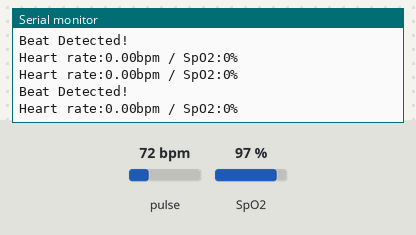
Bench run of a sketch on a simulated ESP32. On the bench: the last lines printed to the serial monitor. The test bench sets the inputs (shaded band); at power-on: pulse 72 bpm, SpO2 97 %. WiFi joins after 1.5 s; servers stay silent unless stated; web services answer with replies made up by the test bench.

Above: at 2.7 s.
2.8 s: pulse set to 42 bpm
At 3.95 s:
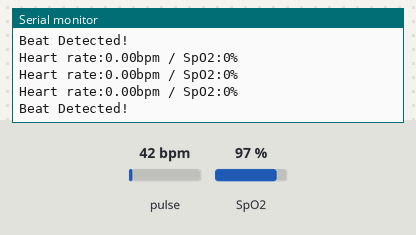
5.8 s: SpO2 set to 80 %
At 5.8 s:
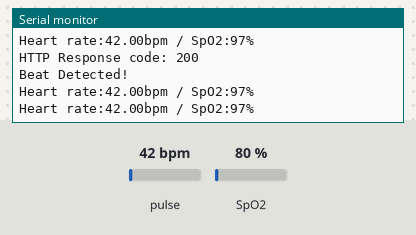
7.3 s: pulse set to 70 bpm
At 8.1 s:
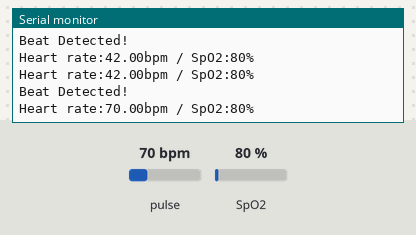
Timing chart, 0 to 10.3 s (numbered marks = the images above; inputs shaded):
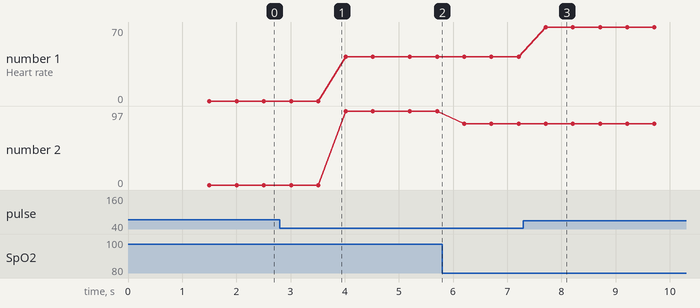

Measured:
- after the input at 7.3 s, the serial monitor: prints a new line after 0.41 s (image 3)
- plotted number 1: 0 → 42 after the input at 2.8 s, 42 → 70 after the input at 7.3 s
- plotted number 2: 97 → 80 after the input at 5.8 s

The sketch:

7.MAX30100_Pulse_Oximeter_ThingSpeak.ino
```cpp
#include <WiFi.h>
#include <HTTPClient.h>
#include <Wire.h>
#include "MAX30100_PulseOximeter.h"

// Set our wifi name and password
const char* ssid = "Shemanto Wifi";// write your ssid
const char* password = "ssssssss";//write your ssid password here

// Your thingspeak channel url with api_key query
String serverName = "https://api.thingspeak.com/update?api_key=ATPQC3MEYSVZTOH8";//add your Thingspeak key here

// Assign some variables to allow us read and send data every minute
unsigned long lastTime = 0;
unsigned long timerDelay = 5000;

 // time period interval in which sensor collects readings
#define REPORTING_PERIOD_MS     500

PulseOximeter pox;
uint32_t tsLastReport = 0;

void onBeatDetected()
{
    Serial.println("Beat Detected!");
}
void setup() {
  Serial.begin(115200);
   Serial.print("Initializing pulse oximeter..");
    // Initialize the PulseOximeter instance
    // Failures are generally due to an improper I2C wiring, missing power supply
    // or wrong target chip
    if (!pox.begin()) {
        Serial.println("FAILED");
        for(;;);
    } else {
        Serial.println("SUCCESS");
    }
     pox.setIRLedCurrent(MAX30100_LED_CURR_14_2MA);

    // Register a callback for the beat detection
    pox.setOnBeatDetectedCallback(onBeatDetected);

  WiFi.begin(ssid, password); // Attempt to connect to wifi with our password
  Serial.println("Connecting"); // Print our status to the serial monitor
  // Wait for wifi to connect
  while(WiFi.status() != WL_CONNECTED) {
    delay(500);
    Serial.print(".");
  }
  Serial.println("");
  Serial.print("Connected to WiFi network with IP Address: ");
  Serial.println(WiFi.localIP());
}


void loop() {

  int spo2 = pox.getSpO2();
  int bpm = pox.getHeartRate();
      pox.update();
    if (millis() - tsLastReport > REPORTING_PERIOD_MS) {
        Serial.print("Heart rate:");
        Serial.print(pox.getHeartRate());
        Serial.print("bpm / SpO2:");
        Serial.print(pox.getSpO2());
        Serial.println("%");

        tsLastReport = millis();
    }

  if ((millis() - lastTime) > timerDelay) { // Check if its been a minute
    if(WiFi.status()== WL_CONNECTED){ // Check to make sure wifi is still connected
      sendData(spo2, bpm); // Call the sendData function defined below
    }
    else {
      Serial.println("WiFi Disconnected");
    }
    lastTime = millis();
  }
}


void sendData(int spo2, int bpm){
  HTTPClient http; // Initialize our HTTP client


  String url = serverName + "&field1=" + spo2+ "&field2="+ bpm; // Define our entire url

  http.begin(url.c_str()); // Initialize our HTTP request

  int httpResponseCode = http.GET(); // Send HTTP request

  if (httpResponseCode > 0){ // Check for good HTTP status code
    Serial.print("HTTP Response code: ");
    Serial.println(httpResponseCode);
  }else{
    Serial.print("Error code: ");
    Serial.println(httpResponseCode);
  }
  http.end();
}
```
